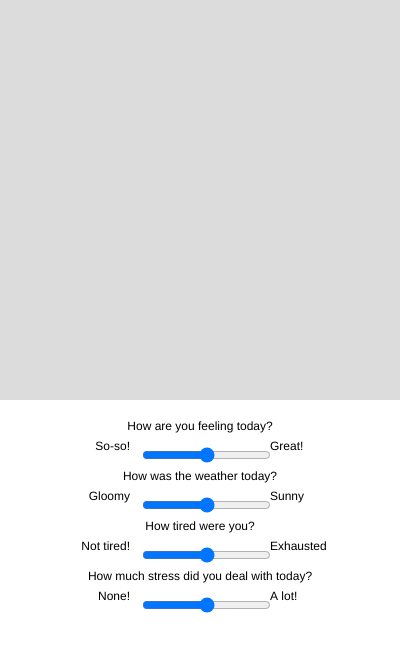
Frame 1 (no input)
Frame 60 (no input): identical to frame 1, image omitted
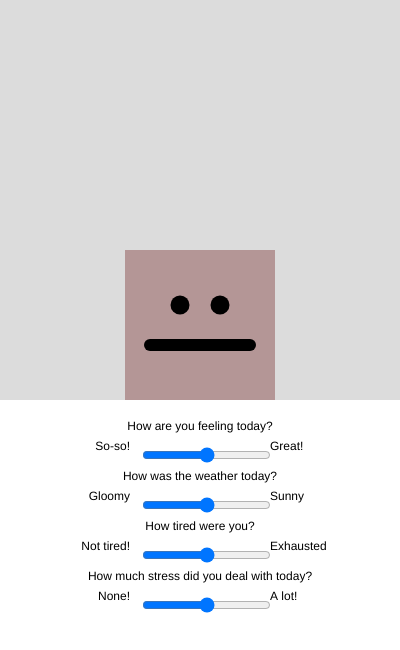
Frame 120 (the mouse pressed at the canvas centre since frame 60)

The p5.js sketch that drew these frames (run headless with seeded random() and noise() and a simulated clock; from frame 60 on, the mouse is pressed at the canvas centre):

// p5.js sketch
// ── sketch.js
let happinessSlider, weatherSlider, tirednessSlider, stressSlider;
let faceX, faceY;
let newBody, newEyes, newMouth;
let shapes = [];

function setup() {
    createCanvas(400, 650);

    happinessSlider = createSlider(1, 7, 4);
    happinessSlider.position(width / 2 - 60, 445);

    weatherSlider = createSlider(1, 7, 4);
    weatherSlider.position(width / 2 - 60, 495);

    tirednessSlider = createSlider(1, 7, 4);
    tirednessSlider.position(width / 2 - 60, 545);

    stressSlider = createSlider(1, 7, 4);
    stressSlider.position(width / 2 - 60, 595);

    newBody = new Body();
    newEyes = new Eyes();
    newMouth = new Mouth();
}

function draw() {
    background(220);

    noStroke();
    fill(255);
    rectMode(CORNER);
    rect(0, 400, width, 250);

    fill(0);
    textAlign(CENTER);
    text('How are you feeling today?', width / 2, 430);
    text('How was the weather today?', width / 2, 480);
    text('How tired were you?', width / 2, 530);
    text('How much stress did you deal with today?', width / 2, 580);

    textAlign(LEFT);
    text('Great!', width / 2 + 70, 450);
    text('Sunny', width / 2 + 70, 500);
    text('Exhausted', width / 2 + 70, 550);
    text('A lot!', width / 2 + 70, 600);

    textAlign(RIGHT);
    text('So-so!', width / 2 - 70, 450);
    text('Gloomy', width / 2 - 70, 500);
    text('Not tired!', width / 2 - 70, 550);
    text('None!', width / 2 - 70, 600);

    if (faceX && faceY) {
        push();
        translate(faceX, faceY);
        shapes[0].updateShape(happinessSlider.value());
        shapes[1].updateShape(tirednessSlider.value());
        shapes[2].updateShape(stressSlider.value());

        push();
        let weatherColorR = map(weatherSlider.value(), 1, 7, 120, 240);
        let weatherColorB = map(weatherSlider.value(), 1, 7, 200, 100);
        fill(weatherColorR, 150, weatherColorB);
        shapes[0].display();
        pop();

        shapes[1].display();

        push();
        noFill();
        stroke(0);
        strokeWeight(12);
        shapes[2].display();
        pop();
    }
}

function mousePressed() {
    if (mouseX >= 0 && mouseX <= width && mouseY >= 0 && mouseY <= 400) {
        faceX = mouseX;
        faceY = mouseY;
        }


    
        shapes = [];

        shapes.push(newBody);
        shapes.push(newEyes);
        shapes.push(newMouth);
}
// ── body.js
function star(x, y, radius1, radius2, npoints) {
    let angle = TWO_PI / npoints;
    let halfAngle = angle / 2.0;
    beginShape();
    for (let a = 0; a < TWO_PI; a += angle) {
      let sx = x + cos(a) * radius2;
      let sy = y + sin(a) * radius2;
      vertex(sx, sy);
      sx = x + cos(a + halfAngle) * radius1;
      sy = y + sin(a + halfAngle) * radius1;
      vertex(sx, sy);
    }
    endShape(CLOSE);
  }

function polygon(x, y, radius, npoints) {
    let angle = TWO_PI / npoints;
    beginShape();
    for (let a = 0; a < TWO_PI; a += angle) {
      let sx = x + cos(a) * radius;
      let sy = y + sin(a) * radius;
      vertex(sx, sy);
    }
    endShape(CLOSE);
  }

class Body {
    constructor() {
      this.shape = 'rectangle';
      this.size = 100;
    }

    updateShape(happiness) {
        if (happiness === 1) {
            this.shape = '8-star';
          } else if (happiness == 2) {
            this.shape = '6-star';
          } else if (happiness == 3) {
            this.shape = '4-star';
          } else if (happiness == 4) {
            this.shape = 'rectangle';
          } else if (happiness == 5) {
            this.shape = 'hexagon';
          } else if (happiness == 6) {
            this.shape = 'octagon';
          } else if (happiness == 7) {
            this.shape = 'circle';
          }
    }
    
    display() {
        if (this.shape === '8-star') {
            star(0, 0, this.size, this.size-20, 8);
          } else if (this.shape === '6-star') {
            star(0, 0, this.size, this.size-20, 6);
          } else if (this.shape === '4-star') {
            star(0, 0, this.size, this.size-20, 4);
          } else if (this.shape === 'rectangle') {
            rectMode(CENTER);
            rect(0, 0, this.size * 1.5, this.size * 1.5);
          } else if (this.shape === 'hexagon') {
            polygon(0, 0, this.size, 6);
          } else if (this.shape === 'octagon') {
            polygon(0, 0, this.size, 8);
          } else if (this.shape === 'circle') {
            circle(0, 0, this.size * 1.8);
          }
    }
  }
// ── eyes.js
class Eyes {
    constructor() {
        this.shape = 'circle';
    }

    updateShape(tiredness) {
        if (tiredness === 1) {
            this.shape = 'tired-1';
        } else if (tiredness == 2) {
            this.shape = 'tired-2';
        } else if (tiredness == 3) {
            this.shape = 'tired-3';
        } else if (tiredness == 4) {
            this.shape = 'tired-4';
        } else if (tiredness == 5) {
            this.shape = 'tired-5';
        } else if (tiredness == 6) {
            this.shape = 'tired-6';
        } else if (tiredness == 7) {
            this.shape = 'tired-7';
        }
    }

    display() {
        if (this.shape === 'tired-1') {
            rectMode(CENTER);
            rect(- 20, - 20, 12, 50, 10);
            rect(20, - 20, 12, 50, 10);

        } else if (this.shape === 'tired-2') {
            rectMode(CENTER);
            rect(- 20, - 20, 12, 40, 10);
            rect(20, - 20, 12, 40, 10);
        } else if (this.shape === 'tired-3') {
            rectMode(CENTER);
            rect(- 20, - 20, 12, 30, 10);
            rect(20, - 20, 12, 30, 10);
        } else if (this.shape === 'tired-4') {
            rectMode(CENTER);
            rect(- 20, - 20, 19, 19, 10);
            rect(20, - 20, 19, 19, 10);
        } else if (this.shape === 'tired-5') {
            rectMode(CENTER);
            rect(- 25, - 20, 30, 12, 10);
            rect(25, - 20, 30, 12, 10);
        } else if (this.shape === 'tired-6') {
            rectMode(CENTER);
            rect(- 30, - 20, 40, 12, 10);
            rect(30, - 20, 40, 12, 10);
        } else if (this.shape === 'tired-7') {
            rectMode(CENTER);
            rect(- 35, - 20, 50, 12, 10);
            rect(35, - 20, 50, 12, 10);
        }
    }
}
// ── mouth.js
class Mouth {
  constructor() {
    this.leftX = -50;
    this.leftY = 0;
    this.leftControlX = -25;
    this.leftControlY = 0;
    this.rightControlX = 25;
    this.rightControlY = 0;
    this.rightX = 50;
    this.rightY = 0;
  }

  updateShape(stress) {
    let s = map(stress, 1, 7, 1, 0);
    
    this.leftControlY = -35 + 70 * s;
    this.rightControlY = -35 + 70 * s;
  }

  display() {
    beginShape();
    vertex(this.leftX, 20 + this.leftY);
    bezierVertex(
      this.leftControlX, 20 + this.leftControlY,
      this.rightControlX, 20 + this.rightControlY,
      this.rightX, 20 + this.rightY
      );
    endShape();
  }
}
